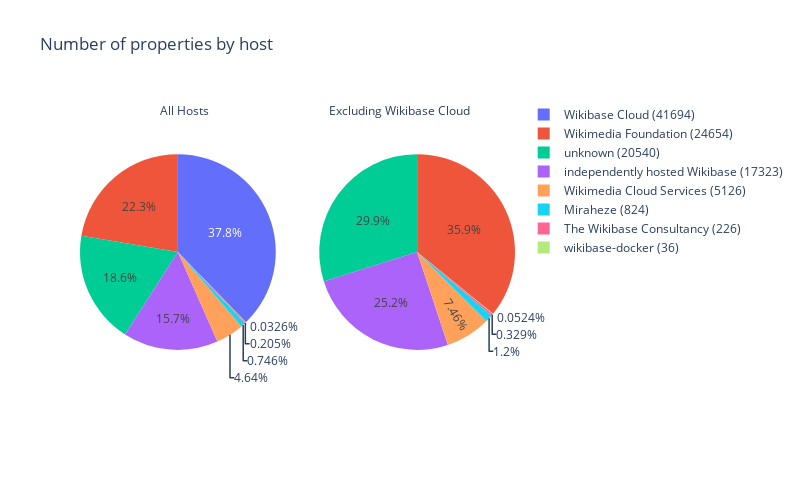

Write notebook code for a chart like this one.
### Code cell
# Calculate the number of properties per host
properties_by_host = {}
for key, value in item_map.items():
    host_label = value.get('host_label', 'unknown')
    properties_count = value.get('properties', [0])[0]
    if host_label not in properties_by_host:
        properties_by_host[host_label] = 0
    properties_by_host[host_label] += properties_count

# Filter out the Wikibase Cloud host
filtered_properties_by_host = {k: v for k, v in properties_by_host.items() if k != 'Wikibase Cloud'}

# Prepare data for the pie charts
labels = [f"{k} ({v})" for k, v in properties_by_host.items()]
values = list(properties_by_host.values())
filtered_labels = [f"{k} ({v})" for k, v in filtered_properties_by_host.items()]
filtered_values = list(filtered_properties_by_host.values())

# Create subplots
fig = make_subplots(rows=1, cols=2, specs=[[{'type': 'domain'}, {'type': 'domain'}]])

# Add the first pie chart
fig.add_trace(go.Pie(labels=labels, values=values, name="All Hosts"), 1, 1)

# Add the second pie chart
fig.add_trace(go.Pie(labels=filtered_labels, values=filtered_values, name="Excluding Wikibase Cloud"), 1, 2)

# Update layout
fig.update_layout(
    title_text="Number of properties by host",
    height=500,
    width=800,
    annotations=[dict(text='All Hosts', x=0.18, y=1, font_size=12, showarrow=False),
                 dict(text='Excluding Wikibase Cloud', x=0.9, y=1, font_size=12, showarrow=False)]
)

fig.show()
fig.write_html("wikibase_pie_host_properties.html", include_plotlyjs='cdn')

### Figure 1 — Plotly figure (JSON) as saved in the notebook; plotly's stock layout.template omitted (floating-point values rounded to 4 significant figures)
{"data": [{"domain": {"x": [0, 0.45], "y": [0, 1]}, "labels": ["Wikimedia Foundation (24654)", "Wikibase Cloud (41694)", "independently hosted Wikibase (17323)", "The Wikibase Consultancy (226)", "Wikimedia Cloud Services (5126)", "unknown (20540)", "Miraheze (824)", "wikibase-docker (36)"], "name": "All Hosts", "type": "pie", "values": [24654, 41694, 17323, 226, 5126, 20540, 824, 36]}, {"domain": {"x": [0.55, 1], "y": [0, 1]}, "labels": ["Wikimedia Foundation (24654)", "independently hosted Wikibase (17323)", "The Wikibase Consultancy (226)", "Wikimedia Cloud Services (5126)", "unknown (20540)", "Miraheze (824)", "wikibase-docker (36)"], "name": "Excluding Wikibase Cloud", "type": "pie", "values": [24654, 17323, 226, 5126, 20540, 824, 36]}], "layout": {"annotations": [{"font": {"size": 12}, "showarrow": false, "text": "All Hosts", "x": 0.18, "y": 1}, {"font": {"size": 12}, "showarrow": false, "text": "Excluding Wikibase Cloud", "x": 0.9, "y": 1}], "height": 500, "title": {"text": "Number of properties by host"}, "width": 800}}
